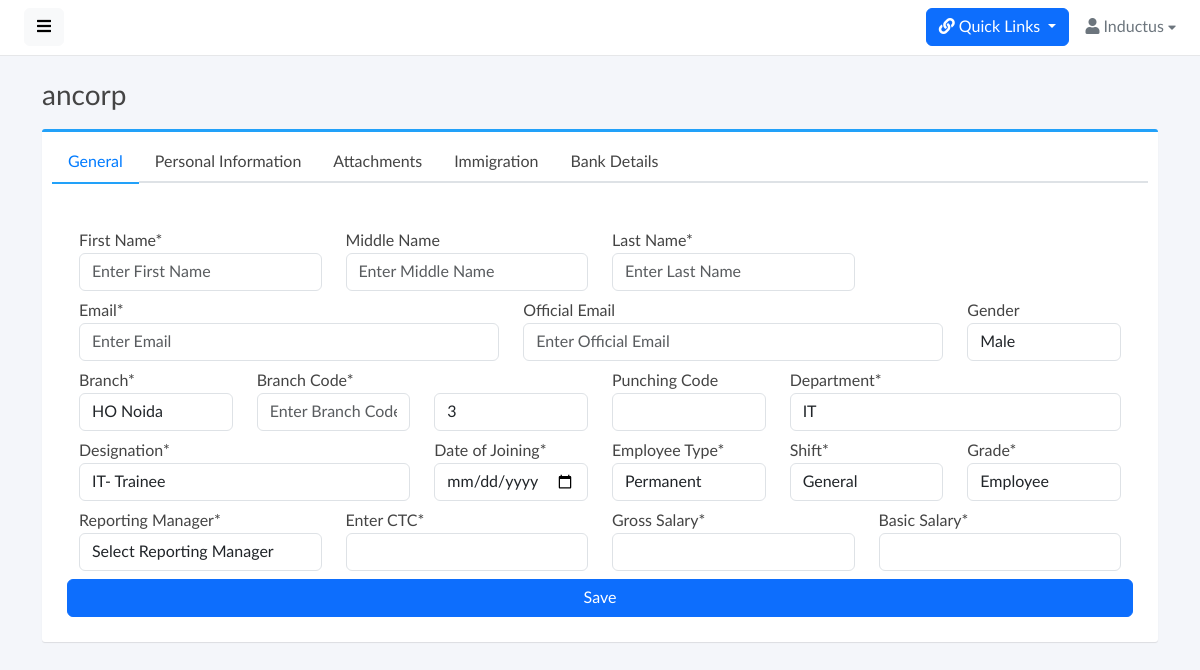
Before: /employees/yC-m3gwPtGvqSfA-iBrD04IT4/profile (signed in) with the older database file.
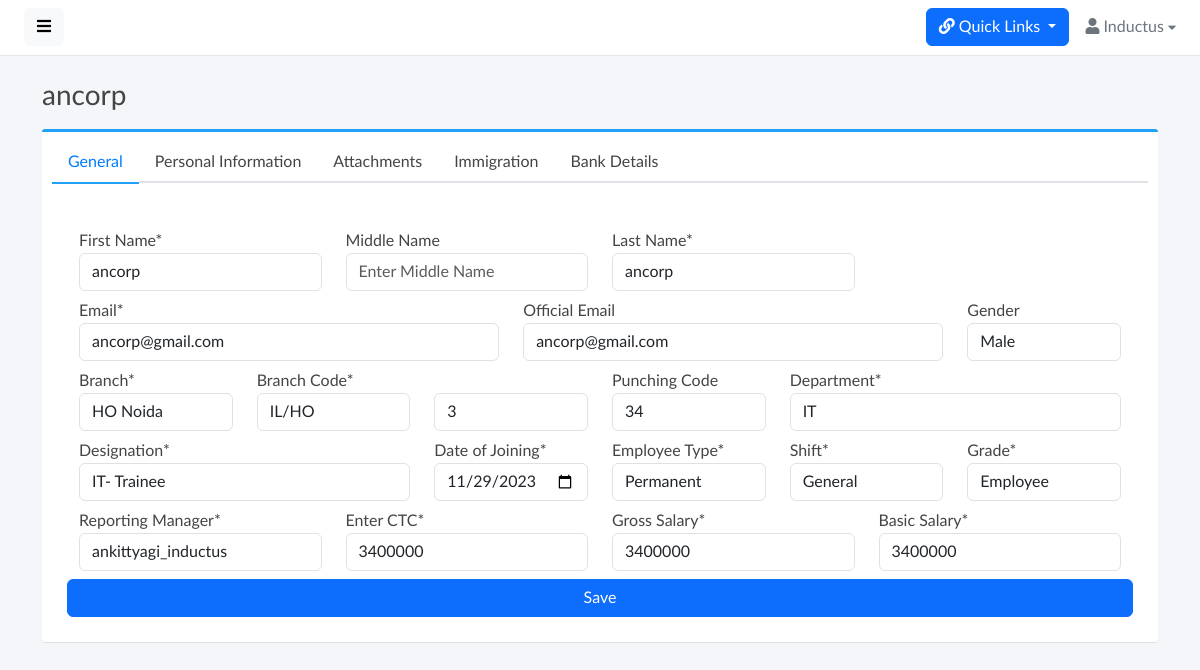
After: the same page with the newer database file.
### base/models.py (models this page shows, shortened)
class Employee(models.Model):
    GENDER_CHOICES = [
        ('Male', 'Male'),
        ('Female', 'Female'),
    ]
    SHIFT_CHOICES = [
        ('General', 'General'),
        ('UNICEF', 'UNICEF'),
    ]
    EMPLOYEE_TYPE_CHOICES = [
        ('Permanent','Permanent')
    ]
    GRADE_CHOICES = [
        ('Employee','Employee'),
        ('Consultant','Consultant'),
        ('UNF Employee','UNF Employee'),
        ('UNF Supervisor','UNF Supervisor'),
    ]
    id = models.CharField(max_length=25,primary_key=True,default=generate_unique_id,editable=False)
    user = models.OneToOneField(User, on_delete=models.CASCADE,editable=False)
    employee_code = models.CharField(max_length=20,unique=True,null=True,blank=True)
    first_name = models.CharField(max_length=100 ,null=True,blank=True)
    middle_name = models.CharField(max_length=100,blank=True,null=True)
    last_name = models.CharField(max_length=100 , null=True,blank=True)
    email = models.CharField(max_length=100, null=True,blank=True , unique=True)
    official_email= models.CharField(max_length=100, blank=True , null=True , unique=True)
    gender = models.CharField(max_length=10, choices=GENDER_CHOICES)
    punching_code = models.IntegerField(unique=True , null=True , blank=True)
    date_of_joining = models.DateField(null=True)
    branch = models.ForeignKey(Branch, on_delete=models.SET_NULL,null=True,blank=True)
    department = models.ForeignKey(Department, on_delete=models.SET_NULL, null=True,blank=True)
    designation = models.ForeignKey(Designation, on_delete=models.SET_NULL,null=True,blank=True)
    employee_type = models.CharField(max_length=100, choices=EMPLOYEE_TYPE_CHOICES)
    shift = models.CharField(max_length=100, choices=SHIFT_CHOICES)
    grade = models.CharField(max_length=100, choices=GRADE_CHOICES)
    reporting_manager = models.ForeignKey(
        'self',
        on_delete=models.SET_NULL,
        null=True,
        blank=True,
        related_name='reportees'
    )
    ctc = models.CharField(max_length=20,null=True,blank=True)
    gross_salary = models.CharField(max_length=20,null=True,blank=True)
    basic_salary = models.CharField(max_length=20,null=True,blank=True)

### base/views.py (the view, shortened to what this page needs)
# urls.py: path('employees/<str:pk>/profile',views.employeeProfileView, name='employee_profile'),
@login_required(login_url='signin')
def employeeProfileView(request , pk):
    employee = Employee.objects.get(id = pk)
    immigration_form = None
    bank_form = None
    document_form=None
    form = None
    emp_code = None
    emp_branch_code = None
    if employee.employee_code:
        temp = employee.employee_code.split('/')
        emp_branch_code = f"{temp[0]}/{temp[1]}"
        emp_code = temp[2]
    employees_list = Employee.objects.all()
    branchs = Branch.objects.all()
    departments = Department.objects.all()
    designations = Designation.objects.all()
    numeric_part = 0
    employee_documents = None
    if request.method == 'GET':
        personal_info, created = PersonalInformation.objects.get_or_create(employee=employee)
        employee_documents= RequiredDocument.objects.filter(employee=employee)
        immigration_documents = Immigration.objects.filter(employee=employee)
        bank_records = BankDetails.objects.filter(employee=employee)
        form = PersonalInformationForm(instance=personal_info)
        document_form = DocumentForm()
        immigration_form = ImmigrationForm()
        bank_form = BankForm()
        try:
            last_employee = Employee.objects.order_by('-employee_code').first()
            if last_employee:
                last_code = last_employee.employee_code
                if last_code and any(char.isdigit() for char in last_code):
                    numeric_part = int(''.join(filter(str.isdigit, last_code)))
        except Employee.DoesNotExist:
            pass  # Handle the case when no Employee objects exist
    context = {
        'employee': employee,
        'emp_branch_code' : emp_branch_code,
        'emp_code' : emp_code,
        'next_employee_code': numeric_part + 1,
        'designations': designations,
        'departments': departments,
        'branchs': branchs,
        'employees_list' : employees_list,
        'form' : form,
        'document_form' : document_form,
        'immigration_form' : immigration_form,
        'employee_documents' : employee_documents,
        'immigration_documents': immigration_documents,
        'bank_form' : bank_form,
        'bank_records' : bank_records,
    }
    return render(request,'employee_profile.html',context)

### base/forms.py (shortened to what this page needs)
class DocumentForm(forms.ModelForm):
    class Meta:
        model = RequiredDocument
        exclude = ('employee',)
        fields = '__all__'
        widgets = {
            'document_type' : forms.Select( choices=RequiredDocument.DOCUMENT_CHOICES,attrs={'class' : 'form-control'}),
            'document' : forms.FileInput(attrs={'class' : 'form-control'}),
            'date_of_expiry': DateInput(attrs={'class': 'form-control', 'type': 'date'}),
            'comments' : forms.Textarea(attrs={'class' : 'form-control', 'rows': 3, 'cols': 40}),
        }

### base/models.py (called while the page is built)
def generate_unique_id():
    return nanoid.generate(size=25)

### base/templates/employee_profile.html (shortened to what the changed rows need)
{% extends 'base.html' %}
{% load static %}
{% block start %}
<div class="content">
    <div class="container">
        <div class="page-title">
            <h3>{{ employee.user.username}}</h3>
        </div>
        <div class="box box-primary">
            <div class="box-body">
                <div class="tab-content" id="myTabContent">
                    <div class="tab-pane fade active show" id="general" role="tabpanel" aria-labelledby="general-tab">
                        <div class="container mt-2">
                            <form method="post" action="{% url 'employee_profile' employee.id %}">
                                <div class="row jumbotron box8">
                                    <div class="col-sm-3 form-group mt-2">
                                        <label for="firstname">First Name*</label>
                                        {% if employee.first_name %}
                                        <input type="text" class="form-control" name="first_name"
                                            value="{{employee.first_name}}" required>
                                        {% else %}
                                        <input type="text" class="form-control" name="first_name"
                                            placeholder="Enter First Name" required>
                                        {% endif %}
                                    </div>
                                    <div class="col-sm-3 form-group mt-2">
                                        <label for="last_name">Last Name*</label>
                                        {% if employee.last_name %}
                                        <input type="text" class="form-control" name="last_name"
                                            value="{{employee.last_name}}" required>
                                        {% else %}
                                        <input type="text" class="form-control" name="last_name"
                                            placeholder="Enter Last Name" required>
                                        {% endif %}
                                    </div>
                                    <div class="col-sm-5 form-group mt-2">
                                        <label for="email">Email*</label>
                                        {% if employee.email %}
                                        <input type="email" class="form-control" name="email"
                                            value="{{ employee.email }}" required>
                                        {% else %}
                                        <input type="email" class="form-control" name="email" placeholder="Enter Email"
                                            required>
                                        {% endif %}
                                    </div>
                                    <div class="col-sm-5 form-group mt-2">
                                        <label for="official_email">Official Email</label>
                                        <input type="email" class="form-control" id="official_email"
                                            name="official_email" {% if employee.official_email %}
                                            value="{{ employee.official_email }}" {% else %}
                                            placeholder="Enter Official Email" {% endif %} required>
                                    </div>
                                    <div class="col-sm-2 form-group mt-2">
                                        <label for="gender">Gender</label>
                                        <select id="sex" name="gender" class="form-control browser-default custom-select">
                                            <option value="Male" {% if employee.gender == 'Male' %} selected {% endif %}>Male</option>
                                        </select>
                                    </div>
                                    <div class="col-sm-2 form-group mt-2">
                                        <label for="branch_code">Branch Code*</label>
                                        {% if emp_branch_code %}
                                        <input type="text" name="branch_code" class="form-control" name="branch_code"
                                            value="{{emp_branch_code}}" required>
                                        {% else %}
                                        <input type="text" name="branch_code" class="form-control" name="branch_code"
                                            placeholder="Enter Branch Code" required>
                                        {% endif %}
                                    </div>
                                    <div class="col-sm-2 form-group mt-2">
                                        {% if emp_code %}
                                        <input type="zip" class="form-control" name="code" value="{{ emp_code }}"
                                            required>
                                        {% else %}
                                        <input type="zip" class="form-control" name="code"
                                            value="{{ next_employee_code }}" required>
                                        {% endif %}
                                    </div>
                                    <div class="col-sm-2 form-group mt-2">
                                        <label for="puching_code">Punching Code</label>
                                        {% if employee.punching_code %}
                                        <input type="number" class="form-control" name="punching_code"
                                            value="{{employee.punching_code}}" required>
                                        {% else %}
                                        <input type="number" class="form-control" name="punching_code" required>
                                        {% endif %}
                                    </div>
                                    <div class="col-sm-2 form-group mt-2">
                                        <label for="Date">Date of Joining*</label>
                                        {% if employee.date_of_joining %}
                                        <input type="date" name="doj" class="form-control" id="Date"
                                            value="{{ employee.date_of_joining | date:'Y-m-d' }}" required>
                                        {% else %}
                                        <input type="date" name="doj" class="form-control" id="Date" placeholder=""
                                            required>
                                        {% endif %}
                                    </div>
                                    <div class="col-sm-2 form-group mt-2">
                                        <label for="employee_type">Employee Type*</label>
                                        <select name="employee_type" class="form-control browser-default custom-select">
                                            <option value="Permanent" {% if employee.employee_type == 'Permanent' %} selected {% endif %}>Permanent</option>
                                        </select>
                                    </div>
                                    <div class="col-sm-2 form-group mt-2">
                                        <label for="shift">Shift*</label>
                                        <select name="shift" class="form-control browser-default custom-select">
                                            <option value="General" {% if employee.shift == 'General' %} selected {% endif %}>General</option>
                                        </select>
                                    </div>
                                    <div class="col-sm-2 form-group mt-2">
                                        <label for="grade">Grade*</label>
                                        <select name="grade" class="form-control browser-default custom-select">
                                            <option value="Employee" {% if employee.grade == 'Employee' %} selected {% endif %}>Employee</option>
                                        </select>
                                    </div>
                                    <div class="col-sm-3 form-group mt-2">
                                        <label for="reporting_manager">Reporting Manager*</label>
                                        <select name="reporting_manager" class="form-control browser-default custom-select">
                                            {% if employee.reporting_manager %}
                                                <option value="{{ employee.reporting_manager.id }}" selected>
                                                    {{ employee.reporting_manager.user.username }}
                                                </option>
                                            {% else %}
                                                <option value="" disabled selected>Select Reporting Manager</option>
                                            {% endif %}
                                        </select>
                                    </div>
                                    <div class="col-sm-3 form-group mt-2">
                                        <label for="ctc">Enter CTC*</label>
                                        {% if employee.ctc %}
                                        <input type="text" class="form-control" name="ctc" value="{{employee.ctc}}" required>
                                        {% else %}
                                        <input type="text" class="form-control" name="ctc" placeholder="" required>
                                        {% endif %}
                                    </div>
                                    <div class="col-sm-3 form-group mt-2">
                                        <label for="gross_salary">Gross Salary*</label>
                                        {% if employee.gross_salary %}
                                        <input type="text" class="form-control" name="gross_salary" value="{{employee.gross_salary}}" required>
                                        {% else %}
                                        <input type="text" class="form-control" name="gross_salary" placeholder="" required>
                                        {% endif %}
                                    </div>
                                    <div class="col-sm-3 form-group mt-2">
                                        <label for="basic_salary">Basic Salary*</label>
                                        {% if employee.basic_salary %}
                                        <input type="text" class="form-control" name="basic_salary" value="{{employee.basic_salary}}" required>
                                        {% else %}
                                        <input type="text" class="form-control" name="basic_salary" placeholder="" required>
                                        {% endif %}
                                    </div>
                                </div>
                        </div>
                    </div>
                </div>
                </div>
            </div>
        </div>
    </div>
    {% endblock %}

Changed rows visible on the page:
changed Employee "ancorp": first_name (not shown) → "ancorp"; last_name (not shown) → "ancorp"; email (not shown) → "ancorp@gmail.com"; official_email (not shown) → "ancorp@gmail.com"; gender (not shown) → "Male"; punching_code (not shown) → "34"; doj (not shown) → "11/29/2023"; employee_type (not shown) → "Permanent"; shift (not shown) → "General"; grade (not shown) → "Employee"; reporting_manager "Select Reporting Manager" → "ankittyagi_inductus"; ctc (not shown) → "3400000"; gross_salary (not shown) → "3400000"; basic_salary (not shown) → "3400000"
Other visible differences:
form field branch_code: (not shown) → "IL/HO"
form field code: (not shown) → "3"
form field gender: "Male" → (not shown)
form field code: "3" → (not shown)
form field employee_type: "Permanent" → (not shown)
form field shift: "General" → (not shown)
form field grade: "Employee" → (not shown)
